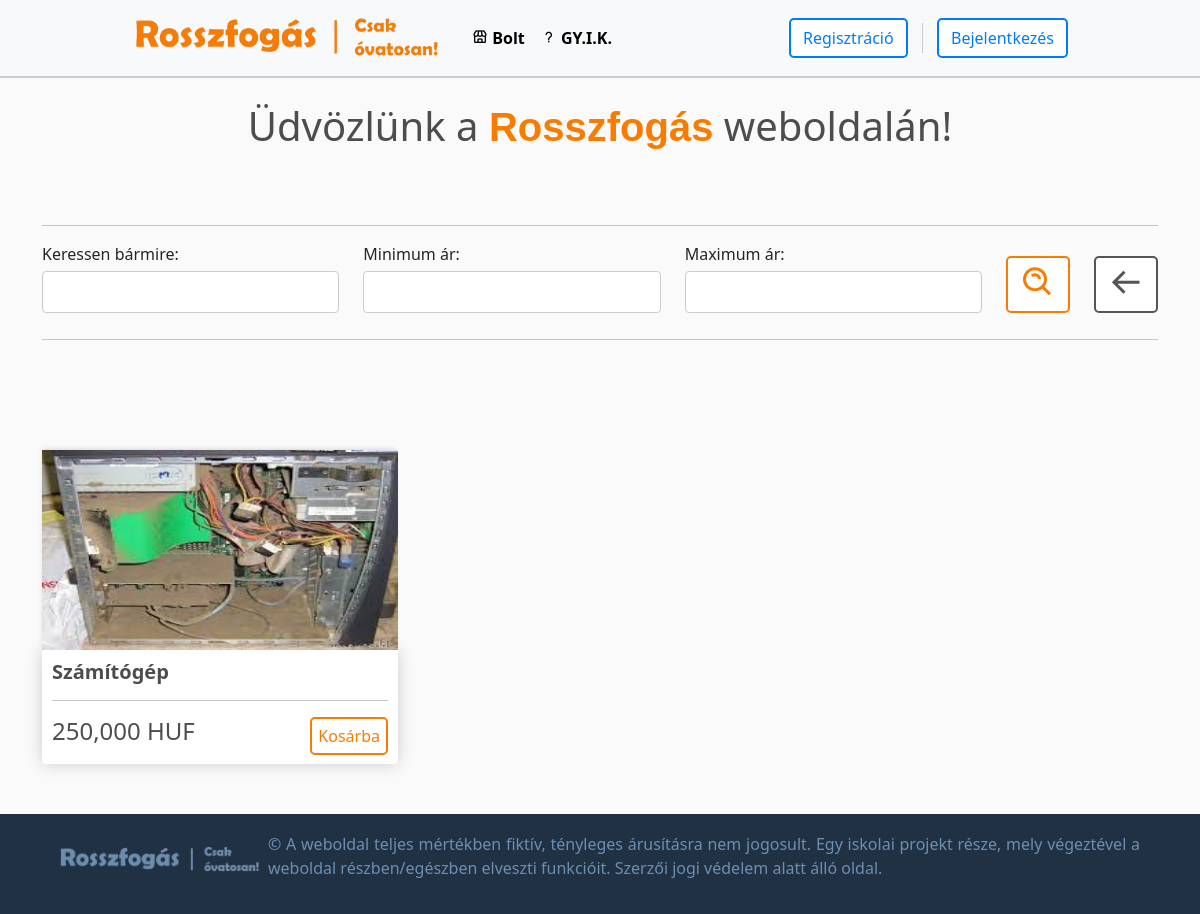
The page / on the database its author committed.
### default/models.py (models this page shows, shortened)
class Product(models.Model):
    KATEGORIA_CHOICES = [
        ('--válasszon--', '--Válasszon--'),
        ('autó', 'Autó'),
        ('élelmiszer', 'Élelmiszer'),
        ('egyéb', 'Egyéb'),
    ]
    customer = models.ForeignKey(Customer, on_delete=models.CASCADE, null=True, blank=True)
    name = models.CharField(max_length=50, null=True, blank=True)
    price = models.FloatField()
    description = models.TextField(max_length=80)
    feladocim = models.CharField(max_length=100, null=True, blank=True)
    feladoorszag = models.CharField(max_length=100, null=True, blank=True)
    image = models.ImageField(null=True, blank=True, upload_to='default/images/')
    kategoria = models.CharField(max_length=50, choices=KATEGORIA_CHOICES, default='--válasszon--')
    terms_checkbox = models.BooleanField(default=False)
    orderer_name = models.CharField(max_length=200, null=True, blank=True)
    orderer_phone = models.CharField(max_length=12, null=True, blank=True)
    orderer_location = models.CharField(max_length=200, null=True, blank=True)
    ordered = models.BooleanField(default=False)
    @property
    def imageURL(self):
        if self.image:
            return '/images/' + str(self.image)
        return ''

### default/views.py (the view)
# urls.py: path('', views.shop, name="shop"),
def shop(request):
    if request.user.is_authenticated:
        current_user = request.user
        customer = get_object_or_404(Customer, user=current_user)
    else:
        customer = None
    products = Product.objects.all()
    myFilter = ProductFilter(request.GET, queryset=products)
    products = myFilter.qs
    context = {'products': products, 'customer': customer, 'myFilter': myFilter}
    return render(request, 'default/shop.html', context)

### default/templates/default/shop.html (shortened to what this page needs)
{% extends "default/layout.html" %}
{% load static %}
{% load humanize %}
{% block body %}
<br>
<div style="text-align: center;">
    <h1 style="display: inline; align-items: center;">Üdvözlünk a <span style="color: #F77C01; font-family: Verdana, Geneva, Tahoma, sans-serif; font-weight: bold;">Rosszfogás</span> weboldalán!</h1>
</div>
<br>
<div style="margin-top: 50px;">
    <hr>
    <form method="get" class="row align-items-center">
        <div class="col">
            <label for="id_namecat">Keressen bármire:</label>
            <div class="">
                {{ myFilter.form.namecat }}
            </div>
        </div>
        <div class="col">
            <label for="id_min_price">Minimum ár:</label>
            <div>
                {{ myFilter.form.min_price }}
            </div>
        </div>
        <div class="col">
            <label for="id_max_price">Maximum ár:</label>
            <div class="">
                {{ myFilter.form.max_price }}
            </div>
        </div>
        <div class="col-auto mt-1">
            <button class="btn user-btn" type="submit"><i class='bx bx-search-alt bx-md' style="margin-bottom: 5px;"></i></button>
        </div>
        <div class="col-auto mt-1">
            <a href="{% url 'shop' %}" class="btn back-btn"><i class='bx bx-arrow-back bx-md' style="margin-bottom: 5px;"></i></a>
        </div>
    </form>
    <hr>
</div>
<div class="row" style="margin-top: 100px;">
    {% for product in products %}
        {% if product.ordered is not True %}
        <div class="product-card col-lg-4 col-md-6">
            <div class="product-image">
            <a href="{% url 'item_detail' item_name=product.name %}"><img class="thumbnail" src="{{ product.imageURL }}"></a>
            </div>
            <div class="box-element product">
                <h5><strong>{{product.name}}</strong></h5>
                <hr>
                <h4 style="display: inline-block;">{{product.price|floatformat:0|intcomma}} HUF</h4>
                <button data-product={{product.id}} data-action="add" class="user-btn add-btn update-cart" style="display: inline-block;float: right; height: 38px;">Kosárba</button>
            </div>
        </div>
        {% endif %}
    {% endfor %}
</div>
{% endblock %}

### default/static/default/styles.css (style rules this page uses)
body { background-color: hsl(0, 0%, 98%); margin: 0; padding-bottom: 150px; }
html { position: relative; min-height: 100%; }
h1, h2, h3, h4, h5, h6 { color: hsl(0, 0%, 30%); }
.box-element { box-shadow: hsl(0, 0%, 80%) 0 0 16px; background-color: #fff; border-radius: 4px; padding: 10px; }
.thumbnail { width: 100%; height: 200px; -webkit-box-shadow: -1px -3px 5px -2px rgba(214, 214, 214, 1); -moz-box-shadow: -1px -3px 5px -2px rgba(214, 214, 214, 1); box-shadow: -1px -3px 5px -2px rgba(214, 214, 214, 1); }
.product { border-radius: 0 0 4px 4px; }
.col-lg-4, .col-lg-6, .col-lg-8, .col-lg-12 { margin-top: 10px; }
.btn { border-radius: 0; }
.back-btn { background-color: #fff; color: #555555; border: 2px solid #555555; border-radius: 5px; }
.user-btn { background-color: #fff; color: #F77C01; border: 2px solid #F77C01; border-radius: 5px; }
form { display: flex; flex-wrap: wrap; }
label { display: block; margin-bottom: 5px; }
input, select, textarea { width: 100%; padding: 8px; margin-bottom: 10px; border: 1px solid #ccc; border-radius: 4px; }

### rows shown on the page
Product: imageURL (picture), name "Számítógép", price "250,000"
